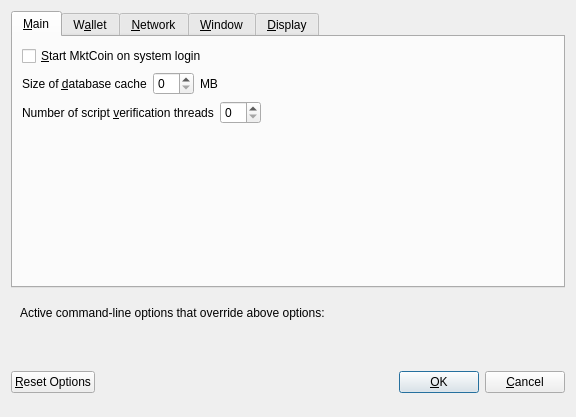
<?xml version="1.0" encoding="UTF-8"?>
<ui version="4.0">
 <class>OptionsDialog</class>
 <widget class="QDialog" name="OptionsDialog">
  <property name="geometry">
   <rect>
    <x>0</x>
    <y>0</y>
    <width>576</width>
    <height>417</height>
   </rect>
  </property>
  <property name="windowTitle">
   <string>Options</string>
  </property>
  <property name="modal">
   <bool>true</bool>
  </property>
  <layout class="QVBoxLayout" name="verticalLayout">
   <item>
    <widget class="QTabWidget" name="tabWidget">
     <property name="currentIndex">
      <number>0</number>
     </property>
     <widget class="QWidget" name="tabMain">
      <attribute name="title">
       <string>&amp;Main</string>
      </attribute>
      <layout class="QVBoxLayout" name="verticalLayout_Main">
       <item>
        <widget class="QCheckBox" name="bitcoinAtStartup">
         <property name="toolTip">
          <string>Automatically start MktCoin after logging in to the system.</string>
         </property>
         <property name="text">
          <string>&amp;Start MktCoin on system login</string>
         </property>
        </widget>
       </item>
       <item>
        <layout class="QHBoxLayout" name="horizontalLayout_2_Main">
         <item>
          <widget class="QLabel" name="databaseCacheLabel">
           <property name="text">
            <string>Size of &amp;database cache</string>
           </property>
           <property name="textFormat">
            <enum>Qt::PlainText</enum>
           </property>
           <property name="buddy">
            <cstring>databaseCache</cstring>
           </property>
          </widget>
         </item>
         <item>
          <widget class="QSpinBox" name="databaseCache"/>
         </item>
         <item>
          <widget class="QLabel" name="databaseCacheUnitLabel">
           <property name="text">
            <string>MB</string>
           </property>
           <property name="textFormat">
            <enum>Qt::PlainText</enum>
           </property>
          </widget>
         </item>
         <item>
          <spacer name="horizontalSpacer_2_Main">
           <property name="orientation">
            <enum>Qt::Horizontal</enum>
           </property>
           <property name="sizeHint" stdset="0">
            <size>
             <width>40</width>
             <height>20</height>
            </size>
           </property>
          </spacer>
         </item>
        </layout>
       </item>
       <item>
        <layout class="QHBoxLayout" name="horizontalLayout_3_Main">
         <item>
          <widget class="QLabel" name="threadsScriptVerifLabel">
           <property name="text">
            <string>Number of script &amp;verification threads</string>
           </property>
           <property name="textFormat">
            <enum>Qt::PlainText</enum>
           </property>
           <property name="buddy">
            <cstring>threadsScriptVerif</cstring>
           </property>
          </widget>
         </item>
         <item>
          <widget class="QSpinBox" name="threadsScriptVerif">
           <property name="toolTip">
            <string>(0 = auto, &lt;0 = leave that many cores free)</string>
           </property>
          </widget>
         </item>
         <item>
          <spacer name="horizontalSpacer_3_Main">
           <property name="orientation">
            <enum>Qt::Horizontal</enum>
           </property>
           <property name="sizeHint" stdset="0">
            <size>
             <width>40</width>
             <height>20</height>
            </size>
           </property>
          </spacer>
         </item>
        </layout>
       </item>
       <item>
        <spacer name="verticalSpacer_Main">
         <property name="orientation">
          <enum>Qt::Vertical</enum>
         </property>
         <property name="sizeHint" stdset="0">
          <size>
           <width>20</width>
           <height>40</height>
          </size>
         </property>
        </spacer>
       </item>
      </layout>
     </widget>
     <widget class="QWidget" name="tabWallet">
      <attribute name="title">
       <string>W&amp;allet</string>
      </attribute>
      <layout class="QVBoxLayout" name="verticalLayout_Wallet">
       <item>
        <widget class="QGroupBox" name="groupBox">
         <property name="title">
          <string>Expert</string>
         </property>
         <layout class="QVBoxLayout" name="verticalLayout_2">
          <item>
           <widget class="QCheckBox" name="coinControlFeatures">
            <property name="toolTip">
             <string>Whether to show coin control features or not.</string>
            </property>
            <property name="text">
             <string>Enable coin &amp;control features</string>
            </property>
           </widget>
          </item>
          <item>
           <widget class="QCheckBox" name="showMasternodesTab">
            <property name="toolTip">
             <string>Show additional tab listing all your masternodes in first sub-tab&lt;br/&gt;and all masternodes on the network in second sub-tab.</string>
            </property>
            <property name="text">
             <string>Show Masternodes Tab</string>
            </property>
           </widget>
          </item>
          <item>
           <widget class="QCheckBox" name="spendZeroConfChange">
            <property name="toolTip">
             <string>If you disable the spending of unconfirmed change, the change from a transaction&lt;br/&gt;cannot be used until that transaction has at least one confirmation.&lt;br/&gt;This also affects how your balance is computed.</string>
            </property>
            <property name="text">
             <string>&amp;Spend unconfirmed change</string>
            </property>
           </widget>
          </item>
         </layout>
        </widget>
       </item>
       <item>
        <spacer name="verticalSpacer_Wallet">
         <property name="orientation">
          <enum>Qt::Vertical</enum>
         </property>
         <property name="sizeHint" stdset="0">
          <size>
           <width>20</width>
           <height>40</height>
          </size>
         </property>
        </spacer>
       </item>
      </layout>
     </widget>
     <widget class="QWidget" name="tabNetwork">
      <attribute name="title">
       <string>&amp;Network</string>
      </attribute>
      <layout class="QVBoxLayout" name="verticalLayout_Network">
       <item>
        <widget class="QCheckBox" name="mapPortUpnp">
         <property name="toolTip">
          <string>Automatically open the MktCoin client port on the router. This only works when your router supports UPnP and it is enabled.</string>
         </property>
         <property name="text">
          <string>Map port using &amp;UPnP</string>
         </property>
        </widget>
       </item>
       <item>
        <widget class="QCheckBox" name="allowIncoming">
         <property name="toolTip">
          <string>Accept connections from outside</string>
         </property>
         <property name="text">
          <string>Allow incoming connections</string>
         </property>
        </widget>
       </item>
       <item>
        <widget class="QCheckBox" name="connectSocks">
         <property name="toolTip">
          <string>Connect to the MktCoin network through a SOCKS5 proxy.</string>
         </property>
         <property name="text">
          <string>&amp;Connect through SOCKS5 proxy (default proxy):</string>
         </property>
        </widget>
       </item>
       <item>
        <layout class="QHBoxLayout" name="horizontalLayout_1_Network">
         <item>
          <widget class="QLabel" name="proxyIpLabel">
           <property name="text">
            <string>Proxy &amp;IP:</string>
           </property>
           <property name="textFormat">
            <enum>Qt::PlainText</enum>
           </property>
           <property name="buddy">
            <cstring>proxyIp</cstring>
           </property>
          </widget>
         </item>
         <item>
          <widget class="QValidatedLineEdit" name="proxyIp">
           <property name="minimumSize">
            <size>
             <width>140</width>
             <height>0</height>
            </size>
           </property>
           <property name="maximumSize">
            <size>
             <width>140</width>
             <height>16777215</height>
            </size>
           </property>
           <property name="toolTip">
            <string>IP address of the proxy (e.g. IPv4: 127.0.0.1 / IPv6: ::1)</string>
           </property>
          </widget>
         </item>
         <item>
          <widget class="QLabel" name="proxyPortLabel">
           <property name="text">
            <string>&amp;Port:</string>
           </property>
           <property name="textFormat">
            <enum>Qt::PlainText</enum>
           </property>
           <property name="buddy">
            <cstring>proxyPort</cstring>
           </property>
          </widget>
         </item>
         <item>
          <widget class="QLineEdit" name="proxyPort">
           <property name="minimumSize">
            <size>
             <width>55</width>
             <height>0</height>
            </size>
           </property>
           <property name="maximumSize">
            <size>
             <width>55</width>
             <height>16777215</height>
            </size>
           </property>
           <property name="toolTip">
            <string>Port of the proxy (e.g. 9050)</string>
           </property>
          </widget>
         </item>
         <item>
          <spacer name="horizontalSpacer_1_Network">
           <property name="orientation">
            <enum>Qt::Horizontal</enum>
           </property>
           <property name="sizeHint" stdset="0">
            <size>
             <width>40</width>
             <height>20</height>
            </size>
           </property>
          </spacer>
         </item>
        </layout>
       </item>
       <item>
        <spacer name="verticalSpacer_Network">
         <property name="orientation">
          <enum>Qt::Vertical</enum>
         </property>
         <property name="sizeHint" stdset="0">
          <size>
           <width>20</width>
           <height>40</height>
          </size>
         </property>
        </spacer>
       </item>
      </layout>
     </widget>
     <widget class="QWidget" name="tabWindow">
      <attribute name="title">
       <string>&amp;Window</string>
      </attribute>
      <layout class="QVBoxLayout" name="verticalLayout_Window">
       <item>
        <widget class="QCheckBox" name="minimizeToTray">
         <property name="toolTip">
          <string>Show only a tray icon after minimizing the window.</string>
         </property>
         <property name="text">
          <string>&amp;Minimize to the tray instead of the taskbar</string>
         </property>
        </widget>
       </item>
       <item>
        <widget class="QCheckBox" name="minimizeOnClose">
         <property name="toolTip">
          <string>Minimize instead of exit the application when the window is closed. When this option is enabled, the application will be closed only after selecting Quit in the menu.</string>
         </property>
         <property name="text">
          <string>M&amp;inimize on close</string>
         </property>
        </widget>
       </item>
       <item>
        <spacer name="verticalSpacer_Window">
         <property name="orientation">
          <enum>Qt::Vertical</enum>
         </property>
         <property name="sizeHint" stdset="0">
          <size>
           <width>20</width>
           <height>40</height>
          </size>
         </property>
        </spacer>
       </item>
      </layout>
     </widget>
     <widget class="QWidget" name="tabDisplay">
      <attribute name="title">
       <string>&amp;Display</string>
      </attribute>
      <layout class="QVBoxLayout" name="verticalLayout_Display">
       <item>
        <layout class="QHBoxLayout" name="horizontalLayout_1_Display">
         <item>
          <widget class="QLabel" name="langLabel">
           <property name="text">
            <string>User Interface &amp;language:</string>
           </property>
           <property name="textFormat">
            <enum>Qt::PlainText</enum>
           </property>
           <property name="buddy">
            <cstring>lang</cstring>
           </property>
          </widget>
         </item>
         <item>
          <widget class="QValueComboBox" name="lang">
           <property name="toolTip">
            <string>The user interface language can be set here. This setting will take effect after restarting MktCoin.</string>
           </property>
          </widget>
         </item>
        </layout>
       </item>
       <item>
        <widget class="QLabel" name="label_3">
         <property name="toolTip">
          <string notr="true"/>
         </property>
         <property name="statusTip">
          <string notr="true"/>
         </property>
         <property name="whatsThis">
          <string notr="true"/>
         </property>
         <property name="accessibleName">
          <string notr="true"/>
         </property>
         <property name="text">
          <string>Language missing or translation incomplete? Help contributing translations here:
https://www.transifex.com/mktcoin/mktcoin-translations</string>
         </property>
         <property name="wordWrap">
          <bool>true</bool>
         </property>
         <property name="openExternalLinks">
          <bool>true</bool>
         </property>
         <property name="textInteractionFlags">
          <set>Qt::TextBrowserInteraction</set>
         </property>
        </widget>
       </item>
       <item>
        <layout class="QHBoxLayout" name="horizontalLayout_4_Display" stretch="0,0">
         <item>
          <widget class="QLabel" name="themeLabel">
           <property name="text">
            <string>User Interface Theme:</string>
           </property>
          </widget>
         </item>
         <item>
          <widget class="QValueComboBox" name="theme"/>
         </item>
        </layout>
       </item>
       <item>
        <widget class="Line" name="line">
         <property name="orientation">
          <enum>Qt::Horizontal</enum>
         </property>
        </widget>
       </item>
       <item>
        <layout class="QHBoxLayout" name="horizontalLayout_2_Display">
         <item>
          <widget class="QLabel" name="unitLabel">
           <property name="text">
            <string>&amp;Unit to show amounts in:</string>
           </property>
           <property name="textFormat">
            <enum>Qt::PlainText</enum>
           </property>
           <property name="buddy">
            <cstring>unit</cstring>
           </property>
          </widget>
         </item>
         <item>
          <widget class="QValueComboBox" name="unit">
           <property name="toolTip">
            <string>Choose the default subdivision unit to show in the interface and when sending coins.</string>
           </property>
          </widget>
         </item>
        </layout>
       </item>
       <item>
        <layout class="QHBoxLayout" name="horizontalLayout_5_Display">
         <item>
          <widget class="QLabel" name="digitsLabel">
           <property name="text">
            <string>Decimal digits</string>
           </property>
          </widget>
         </item>
         <item>
          <widget class="QValueComboBox" name="digits"/>
         </item>
        </layout>
       </item>
       <item>
        <layout class="QHBoxLayout" name="horizontalLayout_3_Display">
         <item>
          <widget class="QLabel" name="thirdPartyTxUrlsLabel">
           <property name="toolTip">
            <string>Third party URLs (e.g. a block explorer) that appear in the transactions tab as context menu items. %s in the URL is replaced by transaction hash. Multiple URLs are separated by vertical bar |.</string>
           </property>
           <property name="text">
            <string>Third party transaction URLs</string>
           </property>
           <property name="buddy">
            <cstring>thirdPartyTxUrls</cstring>
           </property>
          </widget>
         </item>
         <item>
          <widget class="QLineEdit" name="thirdPartyTxUrls">
           <property name="toolTip">
            <string>Third party URLs (e.g. a block explorer) that appear in the transactions tab as context menu items. %s in the URL is replaced by transaction hash. Multiple URLs are separated by vertical bar |.</string>
           </property>
          </widget>
         </item>
        </layout>
       </item>
       <item>
        <spacer name="verticalSpacer">
         <property name="orientation">
          <enum>Qt::Vertical</enum>
         </property>
         <property name="sizeHint" stdset="0">
          <size>
           <width>20</width>
           <height>40</height>
          </size>
         </property>
        </spacer>
       </item>
      </layout>
     </widget>
    </widget>
   </item>
   <item>
    <widget class="QFrame" name="frame">
     <layout class="QVBoxLayout" name="verticalLayout_Bottom">
      <item>
       <layout class="QHBoxLayout" name="horizontalLayout_Bottom">
        <item>
         <widget class="QLabel" name="overriddenByCommandLineInfoLabel">
          <property name="text">
           <string>Active command-line options that override above options:</string>
          </property>
          <property name="textFormat">
           <enum>Qt::PlainText</enum>
          </property>
         </widget>
        </item>
        <item>
         <spacer name="horizontalSpacer_Bottom">
          <property name="orientation">
           <enum>Qt::Horizontal</enum>
          </property>
          <property name="sizeHint" stdset="0">
           <size>
            <width>40</width>
            <height>20</height>
           </size>
          </property>
         </spacer>
        </item>
       </layout>
      </item>
      <item>
       <widget class="QLabel" name="overriddenByCommandLineLabel">
        <property name="text">
         <string/>
        </property>
        <property name="textFormat">
         <enum>Qt::PlainText</enum>
        </property>
        <property name="wordWrap">
         <bool>true</bool>
        </property>
       </widget>
      </item>
     </layout>
    </widget>
   </item>
   <item>
    <layout class="QHBoxLayout" name="horizontalLayout_Buttons">
     <item>
      <widget class="QPushButton" name="resetButton">
       <property name="toolTip">
        <string>Reset all client options to default.</string>
       </property>
       <property name="text">
        <string>&amp;Reset Options</string>
       </property>
       <property name="autoDefault">
        <bool>false</bool>
       </property>
      </widget>
     </item>
     <item>
      <spacer name="horizontalSpacer_1">
       <property name="orientation">
        <enum>Qt::Horizontal</enum>
       </property>
       <property name="sizeHint" stdset="0">
        <size>
         <width>40</width>
         <height>48</height>
        </size>
       </property>
      </spacer>
     </item>
     <item>
      <widget class="QLabel" name="statusLabel">
       <property name="minimumSize">
        <size>
         <width>200</width>
         <height>0</height>
        </size>
       </property>
       <property name="font">
        <font>
         <weight>75</weight>
         <bold>true</bold>
        </font>
       </property>
       <property name="text">
        <string/>
       </property>
       <property name="textFormat">
        <enum>Qt::PlainText</enum>
       </property>
       <property name="wordWrap">
        <bool>true</bool>
       </property>
      </widget>
     </item>
     <item>
      <spacer name="horizontalSpacer_2">
       <property name="orientation">
        <enum>Qt::Horizontal</enum>
       </property>
       <property name="sizeHint" stdset="0">
        <size>
         <width>40</width>
         <height>48</height>
        </size>
       </property>
      </spacer>
     </item>
     <item>
      <widget class="QPushButton" name="okButton">
       <property name="text">
        <string>&amp;OK</string>
       </property>
       <property name="autoDefault">
        <bool>false</bool>
       </property>
       <property name="default">
        <bool>true</bool>
       </property>
      </widget>
     </item>
     <item>
      <widget class="QPushButton" name="cancelButton">
       <property name="text">
        <string>&amp;Cancel</string>
       </property>
       <property name="autoDefault">
        <bool>false</bool>
       </property>
      </widget>
     </item>
    </layout>
   </item>
  </layout>
 </widget>
 <customwidgets>
  <customwidget>
   <class>QValidatedLineEdit</class>
   <extends>QLineEdit</extends>
   <header>qvalidatedlineedit.h</header>
  </customwidget>
  <customwidget>
   <class>QValueComboBox</class>
   <extends>QComboBox</extends>
   <header>qvaluecombobox.h</header>
  </customwidget>
 </customwidgets>
 <resources/>
 <connections/>
</ui>
